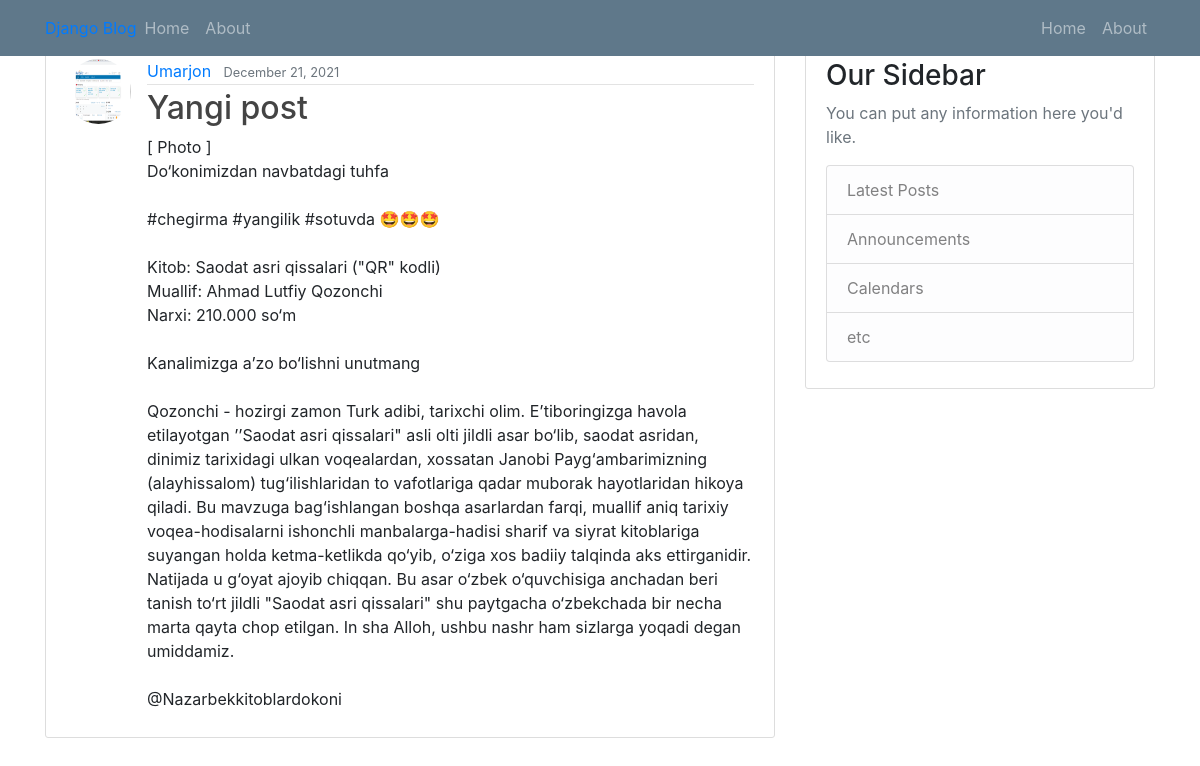
The app's page /post/1/ with its own data.
### blog/models.py (models this page shows, shortened)
class Post(models.Model):
    title =models.CharField(max_length=100)
    content=models.TextField()
    date_posted = models.DateTimeField(default=timezone.now)
    author = models.ForeignKey(User,on_delete=models.CASCADE)

### users/models.py (models this page shows, shortened)
class Profile(models.Model):
    user = models.OneToOneField(User,on_delete=models.CASCADE)
    image = models.ImageField(default='default.jpg', upload_to='profile_pics')

### blog/views.py (the view)
# urls.py: path('post/<int:pk>/',PostDetailView.as_view(),name='post-detail'),
class PostDetailView(DetailView):
    model = Post

### blog/templates/blog/post_detail.html (shortened to what this page needs)
{% extends "blog/base.html" %}
{% block content %}
<article class="media content-section">
    <img src="{{ object.author.profile.image.url }}" class="rounded-circle article-img">
    <div class="media-body">
        <div class="article-metadata">
            <a href="#" class="mr-2">{{ object.author }}</a>
            <small class="text-muted">{{ object.date_posted|date:"F d, Y "}}</small>
        </div>
        <h2 class="article-title">{{ object.title }}</h2>
        <p class="article-content">{{ object.content }}</p>
    </div>
</article>
{% endblock content %}

### blog/static/blog/main.css (style rules this page uses)
body { background: #fafafa; color: #333333; margin-top: 5rem; }
h1, h2, h3, h4, h5, h6 { color: #444444; }
.content-section { background: #ffffff; padding: 10px 20px; border: 1px solid #dddddd; border-radius: 3px; margin-bottom: 20px; }
.article-title { color: #444444; }
.article-content { white-space: pre-line; }
.article-img { height: 65px; width: 65px; margin-right: 16px; }
.article-metadata { padding-bottom: 1px; margin-bottom: 4px; border-bottom: 1px solid #e3e3e3 }

### records on screen
Post: author.profile.image (picture), author "Umarjon", date_posted "December 21, 2021", title "Yangi post", content "[ Photo ] Do‘konimizdan navbatdagi tuhfa #chegirma #yangilik #sotuvda 🤩🤩🤩 Kitob: Saodat asri qissalari (\"QR\" kodli) Muallif: Ahmad Lutfiy Qozonchi Narxi: 210.000 so‘m Kanalimizga aʼzo bo‘lishni unutmang Qozonchi - hozirgi zamon Turk adibi, tarixchi olim. Eʼtiboringizga havola etilayotgan ʼʼSaodat asri qissalari\" asli olti jildli asar bo‘lib, saodat asridan, dinimiz tarixidagi ulkan voqealardan, xossatan Janobi Payg‘ambarimizning (alayhissalom) tug‘ilishlaridan to vafotlariga qadar muborak hayotlaridan hikoya qiladi. Bu mavzuga bag‘ishlangan boshqa asarlardan farqi, muallif aniq tarixiy voqea-hodisalarni ishonchli manbalarga-hadisi sharif va siyrat kitoblariga suyangan holda ketma-ketlikda…"
